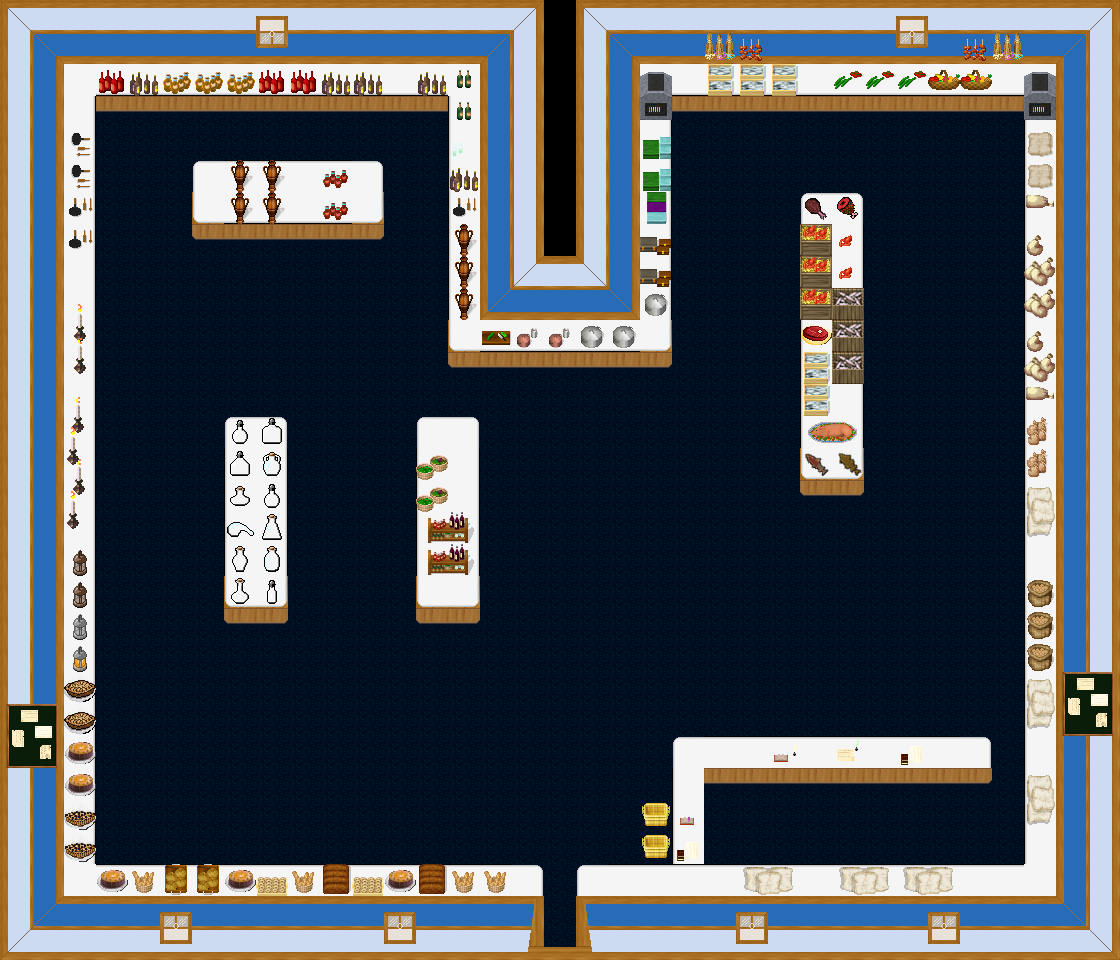

A level layout from a 2D game, rendered from its tile map. Below: a short description, then the map file with tile-grid data replaced by summaries:
An orthogonal 35x30 tile map with 32x32 px tiles, 7 tile layers (0_floor, 1_terrain, 2_object, 3_roof, ...), 1 hidden layer not drawn, 28 tilesets.

<map version="1.1" tiledversion="1.1.3413" orientation="orthogonal" renderorder="right-down" width="35" height="30" tilewidth="32" tileheight="32" infinite="0" nextlayerid="33" nextobjectid="1">
 <tileset firstgid="1" name="wallpapers" tilewidth="32" tileheight="32" tilecount="25" columns="5">
  <image source="../../tileset/building/wall/wallpapers.png" width="160" height="160" />
 </tileset>
 <tileset firstgid="26" name="wood_trim" tilewidth="32" tileheight="32" tilecount="50" columns="10">
  <image source="../../tileset/building/wall/wood_trim.png" width="320" height="160" />
 </tileset>
 <tileset firstgid="76" name="int_windows_wood_centered" tilewidth="32" tileheight="32" tilecount="30" columns="10">
  <image source="../../tileset/building/window/int_windows_wood_centered.png" width="320" height="96" />
 </tileset>
 <tileset firstgid="106" name="dark_blue" tilewidth="32" tileheight="32" tilecount="9" columns="3">
  <image source="../../tileset/furniture/carpet/dark_blue.png" width="96" height="96" />
 </tileset>
 <tileset firstgid="115" name="collision" tilewidth="32" tileheight="32" tilecount="1" columns="1">
  <image source="../../tileset/logic/collision.png" width="32" height="32" />
 </tileset>
 <tileset firstgid="116" name="white_counter_top" tilewidth="32" tileheight="32" tilecount="10" columns="5">
  <image source="../../tileset/furniture/table/white_counter_top.png" width="160" height="64" />
 </tileset>
 <tileset firstgid="126" name="table_with_beer" tilewidth="32" tileheight="32" tilecount="8" columns="4">
  <image source="../../tileset/furniture/table/table_with_beer.png" width="128" height="64" />
 </tileset>
 <tileset firstgid="134" name="table_wooden_brown" tilewidth="32" tileheight="32" tilecount="9" columns="3">
  <image source="../../tileset/furniture/table/table_wooden_brown.png" width="96" height="96" />
 </tileset>
 <tileset firstgid="143" name="beers_and_flasks" tilewidth="32" tileheight="32" tilecount="12" columns="4">
  <image source="../../tileset/item/drink/beers_and_flasks.png" width="128" height="96" />
 </tileset>
 <tileset firstgid="155" name="bottles_and_cups" tilewidth="32" tileheight="32" tilecount="16" columns="4">
  <image source="../../tileset/item/drink/bottles_and_cups.png" width="128" height="128" />
 </tileset>
 <tileset firstgid="171" name="bread" tilewidth="32" tileheight="32" tilecount="4" columns="4">
  <image source="../../tileset/item/food/bread.png" width="128" height="32" />
 </tileset>
 <tileset firstgid="175" name="fruit_basket" tilewidth="32" tileheight="32" tilecount="1" columns="1">
  <image source="../../tileset/item/food/fruit_basket.png" width="32" height="32" />
 </tileset>
 <tileset firstgid="176" name="pies" tilewidth="32" tileheight="32" tilecount="3" columns="3">
  <image source="../../tileset/item/food/pies.png" width="96" height="32" />
 </tileset>
 <tileset firstgid="179" name="smoked_meatandfish" tilewidth="32" tileheight="32" tilecount="4" columns="4">
  <image source="../../tileset/item/food/smoked_meatandfish.png" width="128" height="32" />
 </tileset>
 <tileset firstgid="183" name="steak" tilewidth="32" tileheight="32" tilecount="2" columns="2">
  <image source="../../tileset/item/food/steak.png" width="64" height="32" />
 </tileset>
 <tileset firstgid="185" name="piglet" tilewidth="32" tileheight="32" tilecount="2" columns="2">
  <image source="../../tileset/item/food/piglet.png" width="64" height="32" />
 </tileset>
 <tileset firstgid="187" name="torte" tilewidth="32" tileheight="32" tilecount="1" columns="1">
  <image source="../../tileset/item/food/torte.png" width="32" height="32" />
 </tileset>
 <tileset firstgid="188" name="fish_crates" tilewidth="32" tileheight="32" tilecount="8" columns="4">
  <image source="../../tileset/item/food/fish_crates.png" width="128" height="64" />
 </tileset>
 <tileset firstgid="196" name="food_preparation" tilewidth="32" tileheight="32" tilecount="16" columns="4">
  <image source="../../tileset/item/household/food_preparation.png" width="128" height="128" />
 </tileset>
 <tileset firstgid="212" name="food_preparation_2" tilewidth="32" tileheight="32" tilecount="4" columns="2">
  <image source="../../tileset/item/household/food_preparation_2.png" width="64" height="64" />
 </tileset>
 <tileset firstgid="216" name="bazaar_produce" tilewidth="32" tileheight="32" tilecount="4" columns="2">
  <image source="../../tileset/item/bazaar_produce.png" width="64" height="64" />
 </tileset>
 <tileset firstgid="220" name="boxes" tilewidth="32" tileheight="32" tilecount="4" columns="2">
  <image source="../../tileset/item/boxes.png" width="64" height="64" />
 </tileset>
 <tileset firstgid="224" name="sacks" tilewidth="32" tileheight="32" tilecount="2" columns="2">
  <image source="../../tileset/item/sacks.png" width="64" height="32" />
 </tileset>
 <tileset firstgid="226" name="books" tilewidth="32" tileheight="32" tilecount="4" columns="2">
  <image source="../../tileset/item/documents/books.png" width="64" height="64" />
 </tileset>
 <tileset firstgid="230" name="note_board" tilewidth="32" tileheight="32" tilecount="8" columns="2">
  <image source="../../tileset/item/documents/note_board.png" width="64" height="128" />
 </tileset>
 <tileset firstgid="238" name="empty_bottles" tilewidth="32" tileheight="32" tilecount="12" columns="4">
  <image source="../../tileset/item/chemistry/empty_bottles.png" width="128" height="96" />
 </tileset>
 <tileset firstgid="250" name="lights_candle" tilewidth="32" tileheight="32" tilecount="36" columns="6">
  <image source="../../tileset/furniture/light/lights_candle.png" width="192" height="192" />
 </tileset>
 <tileset firstgid="286" name="small_lamp" tilewidth="32" tileheight="32" tilecount="4" columns="4">
  <image source="../../tileset/furniture/light/small_lamp.png" width="128" height="32" />
 </tileset>
 <layer id="25" name="0_floor" width="35" height="30">
  <data>[1050 cells, 1050 non-empty, 11 distinct tile ids]</data>
 </layer>
 <layer id="26" name="1_terrain" width="35" height="30">
  <data>[1050 cells, 485 non-empty, 91 distinct tile ids]</data>
 </layer>
 <layer id="27" name="2_object" width="35" height="30">
  <data>[1050 cells, 43 non-empty, 27 distinct tile ids]</data>
 </layer>
 <layer id="28" name="3_roof" width="35" height="30">
  <data>[1050 cells, 1 non-empty, 1 distinct tile ids]</data>
 </layer>
 <layer id="29" name="4_roof_add" width="35" height="30">
  <data>[1050 cells, 0 non-empty, 0 distinct tile ids]</data>
 </layer>
 <layer id="30" name="objects" width="35" height="30">
  <data>[1050 cells, 0 non-empty, 0 distinct tile ids]</data>
 </layer>
 <layer id="31" name="collision" width="35" height="30" visible="0" opacity="0.46">
  <data>[1050 cells, 477 non-empty, 1 distinct tile ids]</data>
 </layer>
 <layer id="32" name="protection" width="35" height="30">
  <data>[1050 cells, 0 non-empty, 0 distinct tile ids]</data>
 </layer>
</map>
